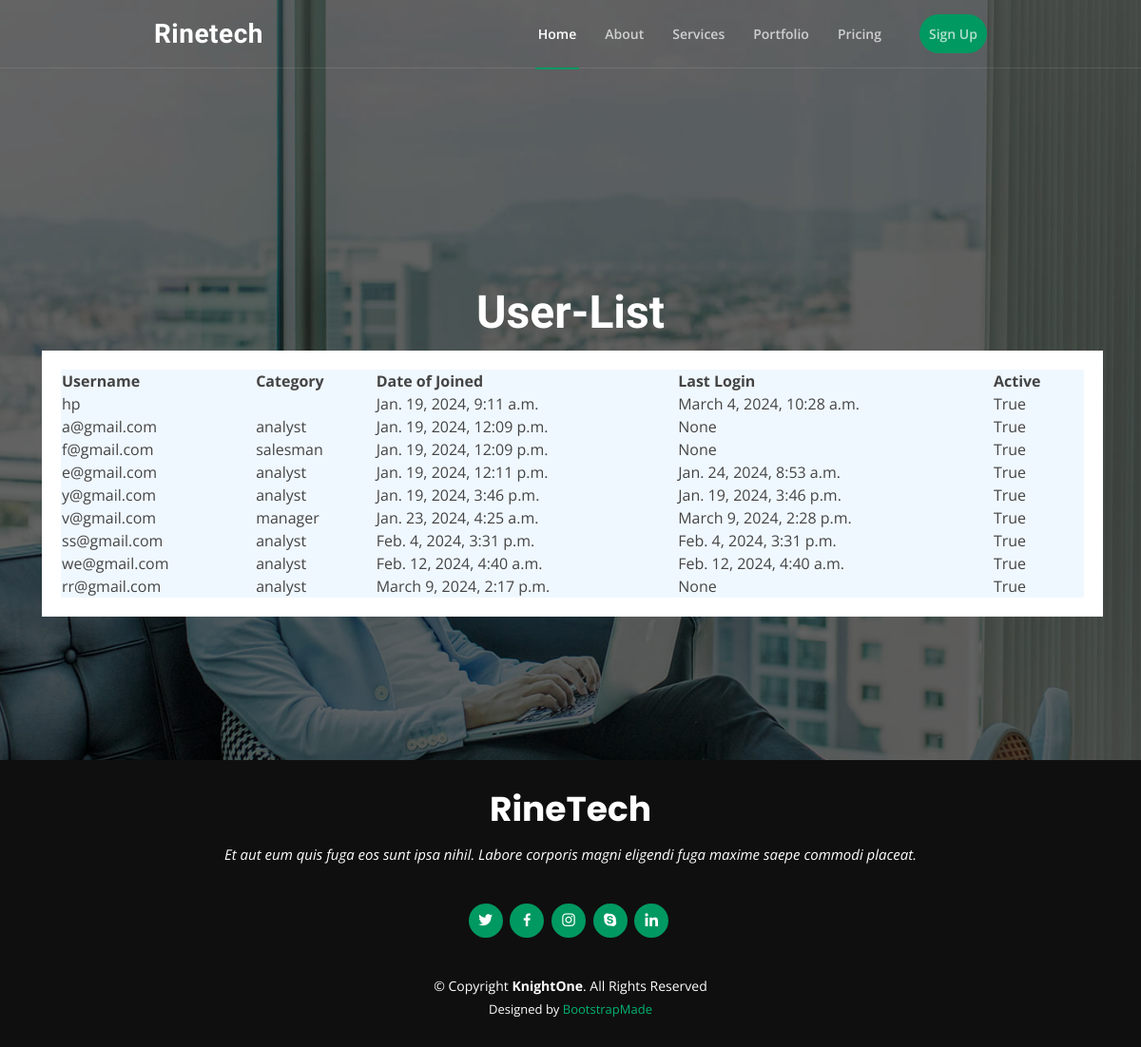
The page /auth/user-list/ on the database as committed earlier.
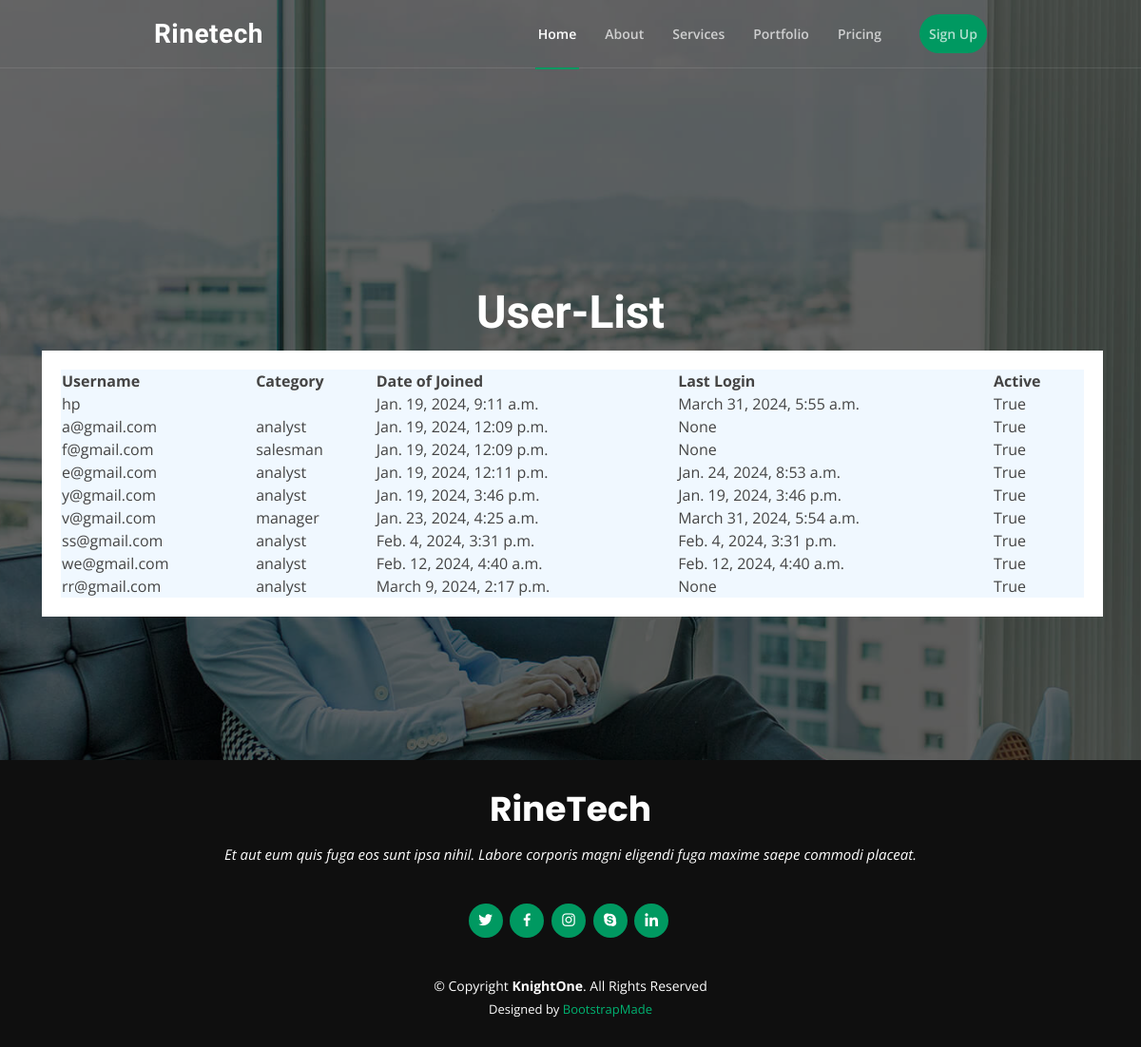
The same page on the database as committed later.
### authentication/models.py (models this page shows)
class CustomUser(AbstractUser):
    USER_CATEGORIES = (
        ('analyst', 'Analyst'),
        ('controller', 'Controller'),
        ('manager', 'Manager'),
    )
    user_category = models.CharField(max_length=20, choices=USER_CATEGORIES)

### authentication/views.py (the view)
# urls.py: path('user-list/', user_list, name='user_list'),
def user_list(request):
    users = CustomUser.objects.all()
    return render(request, 'user_list.html', {'users': users})

### templates/user_list.html (shortened to what this page needs)
{% extends "base.html" %} {% block body %}
<section id="hero" class="d-flex flex-column justify-content-center">
  <div class="container">
    <div class="container mt-2">
      <div class="row">
        <h1>User-List</h1>
          <table style="background-color: aliceblue; border:20px solid white; margin: 2px; padding:10px;">
            <thead>
              <tr>
                <th>Username</th>
                <th>Category</th>
                <th>Date of Joined</th>
                <th>Last Login</th>
                <th>Active</th>
              </tr>
            </thead>
            <tbody>
              {% for user in users %}
              <tr>
                <td>{{ user.username }}</td>
                <td>{{ user.user_category }}</td>
                <td>{{user.date_joined}}</td>
                <td>{{user.last_login}}</td>
                <td>{{user.is_active}}</td>
              </tr>
              {% endfor %}
            </tbody>
          </table>
      </div>
    </div>
  </div>
</section>
{% endblock body %}

Rows that differ between the two databases and show on the page:
changed CustomUser "hp": last_login "March 4, 2024, 10:28 a.m." → "March 31, 2024, 5:55 a.m."
changed CustomUser "v@gmail.com": last_login "March 9, 2024, 2:28 p.m." → "March 31, 2024, 5:54 a.m."
